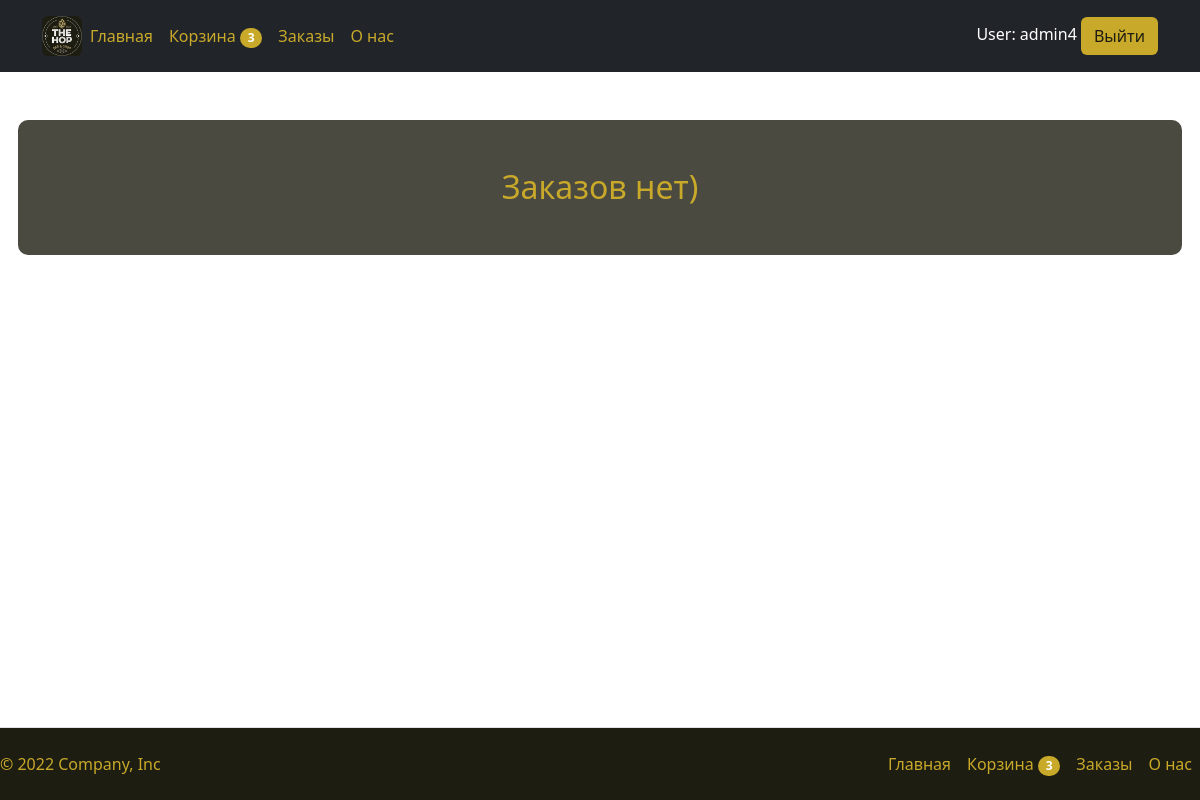
The app's page /orders_list/ (signed in), older data.
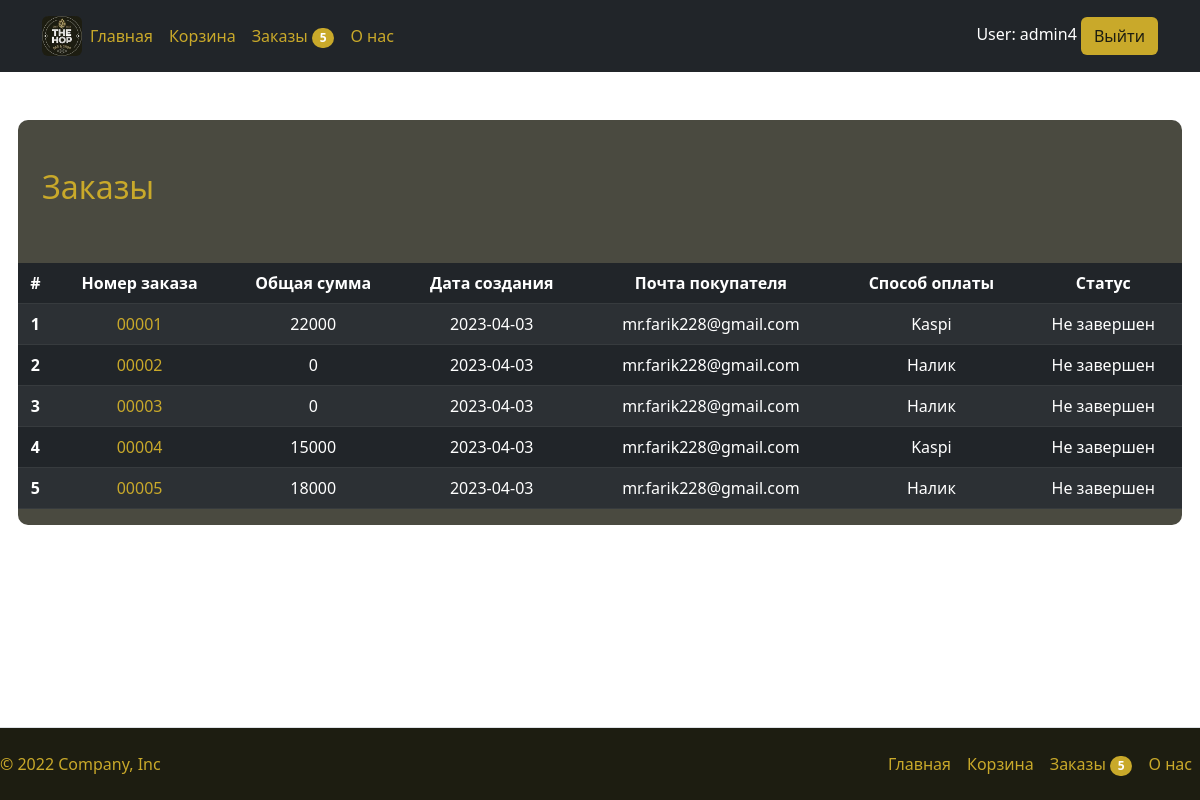
The same page, newer data.
### products/models.py (models this page shows, shortened)
class Cart(models.Model):
    id = models.UUIDField(default=uuid.uuid4, primary_key=True)
    user = models.ForeignKey(User, on_delete=models.CASCADE)
    completed = models.BooleanField(default=False)
    @property
    def num_of_items(self):
        cartRows = self.cartRows.all()
        quantity = sum([item.quantity for item in cartRows])
        return quantity

class CartProduct(models.Model):
    product = models.ForeignKey(Product, on_delete=models.CASCADE, related_name='items')
    cart = models.ForeignKey(Cart, on_delete=models.CASCADE, related_name="cartRows")
    quantity = models.IntegerField(default=0)

class Order(models.Model):
    id = models.AutoField(primary_key=True)
    create_date = models.DateTimeField(default=datetime.now(), blank=True)
    user = models.ForeignKey(User, on_delete=models.CASCADE)
    firstname = models.CharField(max_length=100)
    lastname = models.CharField(max_length=100)
    email = models.EmailField()
    delivery_address = models.CharField(max_length=256)
    is_kaspi_pay = models.BooleanField()
    is_cash_pay = models.BooleanField()
    completed = models.BooleanField(default=False)
    @property
    def total_price(self):
        orderRows = self.orderRows.all()
        total = sum([item.price for item in orderRows])
        return total
    @property
    def order_number(self):
        return str(self.id).zfill(5)

class OrderProduct(models.Model):
    product = models.ForeignKey(Product, on_delete=models.CASCADE, related_name='order_products')
    order = models.ForeignKey(Order, on_delete=models.CASCADE, related_name="orderRows")
    quantity = models.IntegerField(default=0)
    @property
    def price(self):
        new_price = self.product.price * self.quantity
        return new_price

class Product(models.Model):
    id = models.AutoField(primary_key=True)
    name = models.CharField(max_length=100)
    description = models.CharField(max_length=256)
    image = models.ImageField(upload_to="media")
    price = models.DecimalField(decimal_places=0, max_digits=6)
    class Meta:
        db_table = "gallery"

### products/views.py (the view)
# urls.py: path('orders_list/', views.orders_list, name='orders_list'),
def orders_list(request):
    orders = Order.objects.all().filter(user=request.user)
    cart, created = Cart.objects.get_or_create(user=request.user, completed=False)
    context = {
        "orders": orders,
        "cart": cart
    }
    return render(request, "landing/orders_list.html", context)

### templates/landing/orders_list.html (shortened to what this page needs)
{% extends "landing/base.html" %}
{% block content %}
{% load static %}
<div class="container mt-5">
  <div class="row g-5 bg-hop-light mt-5">
    {% if orders %}
      <h2 class="hop-text-contrast-color">Заказы</h2>
      <table class="table table-dark table-striped text-center table-hover">
        <thead>
          <tr>
            <th>#</th>
            <th>Номер заказа</th>
            <th>Общая сумма</th>
            <th>Дата создания</th>
            <th>Почта покупателя</th>
            <th>Способ оплаты</th>
            <th>Статус</th>
          </tr>
        </thead>
        <tbody>
          {% for order in orders %}
            <tr id="product-tr-{{ cartRow.product.id }}">
              <th>{{ forloop.counter }}</th>
              <td><a class="unstyle-link hop-text-contrast-color" href="{% url 'order' id=order.id %}">{{ order.order_number }}</a></td>
              <td>{{ order.total_price }}</td>
              <td>{{ order.create_date|date:'Y-m-d' }}</td>
              <td>{{ order.email }}</td>
              <td>
                {% if order.is_kaspi_pay %}
                  <span>Kaspi</span>
                {% else %}
                  <span>Налик</span>
                {% endif %}
              </td>
              <td>
                {% if order.completed %}
                  <span>Завершен</span>
                {% else %}
                  <span>Не завершен</span>
                {% endif %}
              </td>
            </tr>
          {% endfor %}
        </tbody>
      </table>
    {% else %}
      <h2 class="hop-text-contrast-color mb-5 text-center">Заказов нет)</h2>
    {% endif %}
  </div>
</div>
{% endblock %}

### templates/landing/header.html
{% load static %}
<header class="p-3 text-bg-dark">
    <div class="container">
        <div class="d-flex flex-wrap align-items-center justify-content-center justify-content-lg-start">
            <a href="{% url 'main' %}" class="d-flex align-items-center mb-2 mb-lg-0 text-decoration-none">
                <img class="rounded" height="40px" src="{% static 'images/logo.png' %}"/>
            </a>
            <ul class="nav col-12 col-lg-auto me-lg-auto mb-2 justify-content-center mb-md-0">
                <li><a href="{% url 'main' %}" class="nav-link px-2 hop-link">Главная</a></li>
                {% if not user.is_superuser and user.is_authenticated %}
                    <li>
                        <a href="{% url 'cart' %}" class="nav-link px-2 hop-link">
                            Корзина
                            {% if cart.num_of_items != 0 %}
                                <span class="badge hop-contrast-background-color rounded-pill" id="num_of_items">
                                    {{ cart.num_of_items }}
                                </span>
                            {% endif %}
                        </a>
                    </li>
                    <li>
                        <a href="{% url 'orders_list' %}" class="nav-link px-2 hop-link">
                            Заказы
                            {% if orders|length != 0 %}
                                <span class="badge hop-contrast-background-color rounded-pill">
                                    {{ orders|length }}
                                </span>
                            {% endif %}
                        </a>
                    </li>
                {% endif %}
                <li><a href="{% url 'about_us' %}" class="nav-link px-2 hop-link">О нас</a></li>
            </ul>
            <div class="text-end">
                {% if user.is_authenticated %}
                    User: {{ user }}
                    <a class="btn btn-hop" href="/users/logout">Выйти</a>
                {% else %}
                    <a class="btn btn-hop" href="/users/auth">Авторизация</a>
                    <a class="btn btn-hop" href="/users/register">Регистрация</a>
                {% endif %}
            </div>
        </div>
    </div>
</header>

### templates/landing/footer.html
<footer class="d-flex flex-wrap justify-content-between align-items-center py-3 mt-4 border-top hop-main-background-color fixed-bottom">
    <p class="col-md-4 mb-0 text-muted hop-text-contrast-color">© 2022 Company, Inc</p>
    <a href="/" class="col-md-4 d-flex align-items-center justify-content-center mb-3 mb-md-0 me-md-auto link-dark text-decoration-none">
      <svg class="bi me-2" width="40" height="32"><use xlink:href="#bootstrap"></use></svg>
    </a>
    <ul class="nav col-md-4 justify-content-end">
        <li><a href="{% url 'main' %}" class="nav-link px-2 hop-link">Главная</a></li>
        {% if not user.is_superuser and user.is_authenticated %}
            <li>
                <a href="{% url 'cart' %}" class="nav-link px-2 hop-link">
                    Корзина
                    {% if cart.num_of_items != 0 %}
                        <span class="badge hop-contrast-background-color rounded-pill" id="num_of_items">
                            {{ cart.num_of_items }}
                        </span>
                    {% endif %}
                </a>
            </li>
            <li>
                <a href="{% url 'orders_list' %}" class="nav-link px-2 hop-link">
                    Заказы
                    {% if orders|length != 0 %}
                        <span class="badge hop-contrast-background-color rounded-pill">
                            {{ orders|length }}
                        </span>
                    {% endif %}
                </a>
            </li>
        {% endif %}
        <li><a href="{% url 'about_us' %}" class="nav-link px-2 hop-link">О нас</a></li>
    </ul>
  </footer>

Row changes from the older to the newer data that the page shows:
no longer on this page (row unchanged): Cart: num_of_items "3"
added Order: order_number "00001", total_price "22000", create_date "2023-04-03", email "mr.farik228@gmail.com", is_kaspi_pay "Kaspi", completed "Не завершен"
added Order: order_number "00002", total_price "0", create_date "2023-04-03", email "mr.farik228@gmail.com", is_kaspi_pay "Налик", completed "Не завершен"
added Order: order_number "00003", total_price "0", create_date "2023-04-03", email "mr.farik228@gmail.com", is_kaspi_pay "Налик", completed "Не завершен"
added Order: order_number "00004", total_price "15000", create_date "2023-04-03", email "mr.farik228@gmail.com", is_kaspi_pay "Kaspi", completed "Не завершен"
added Order: order_number "00005", total_price "18000", create_date "2023-04-03", email "mr.farik228@gmail.com", is_kaspi_pay "Налик", completed "Не завершен"
Text that changed along with them:
{{ orders|length }}: (not shown) → "5"
text no longer shown: "Заказов нет)"
text now shown: "Заказы # Номер заказа Общая сумма Дата создания Почта покупателя Способ оплаты Статус"
